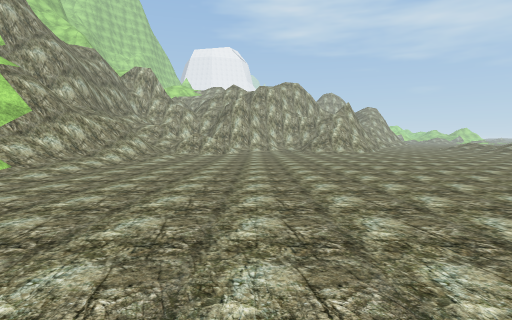
View 1 (above)

21 first-person views from a walk through a 3-D level made in the Unity game engine. The camera is 1.4 m above the floor, tilts 4° down and sees 80° across. The floor is counted in squares, 2 m on a side. Each view is taken from the middle of a square. On the plan, view 1 faces up. The plan holds only what a view shows up to about 10 squares ahead; the rest is blank. The place goes on beyond the plan. The player character is not drawn. Some surface patterns are stand-ins.

View 2
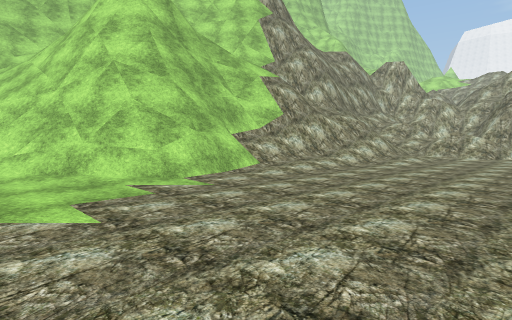

View 3
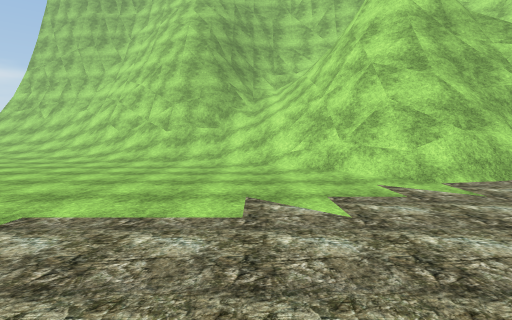

View 4
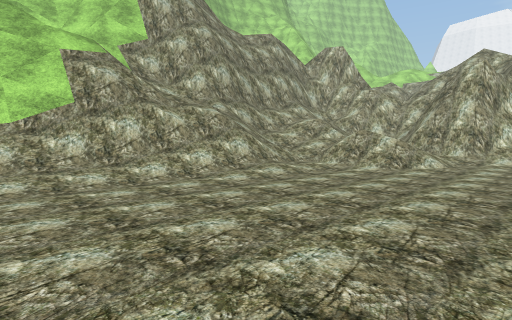

View 5
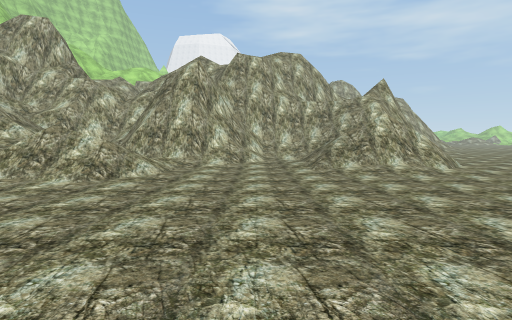

View 6
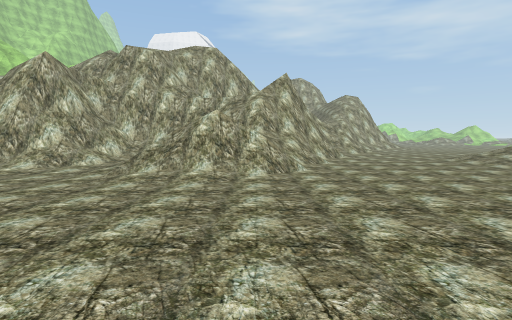

View 7
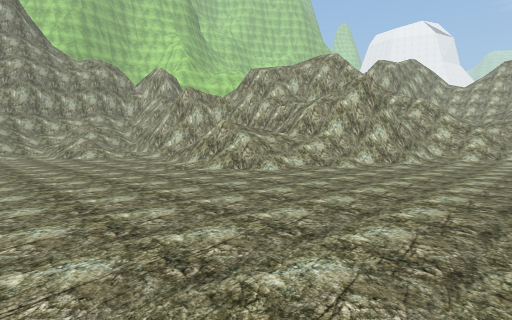

View 8
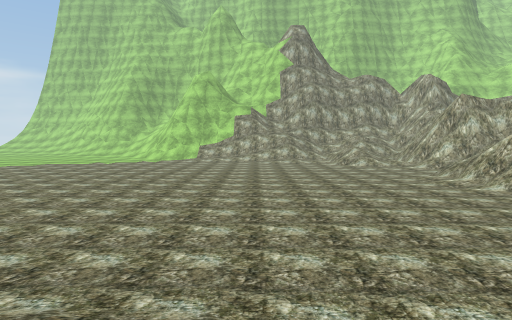

View 9
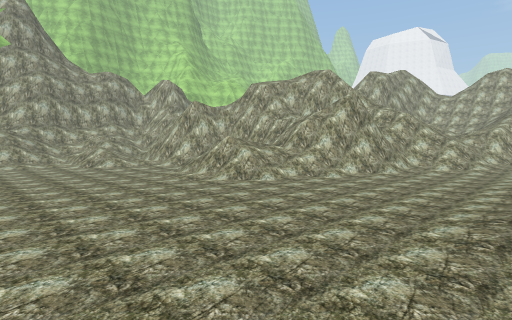

View 10
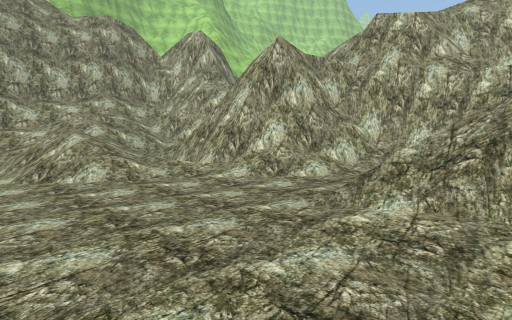

View 11
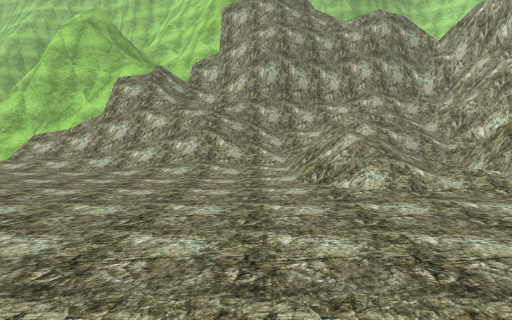

View 12
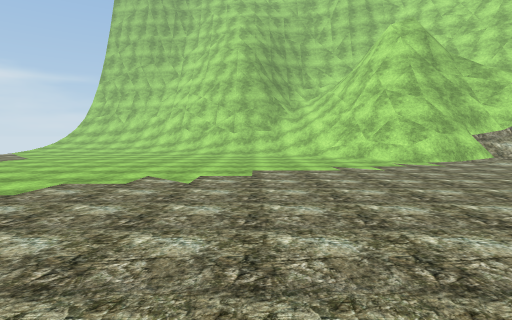

View 13
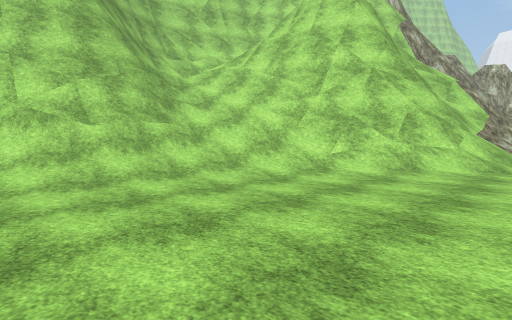

View 14
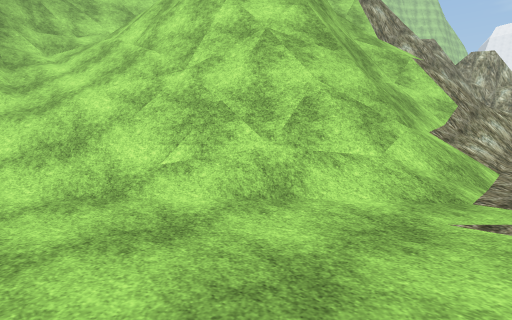

View 15
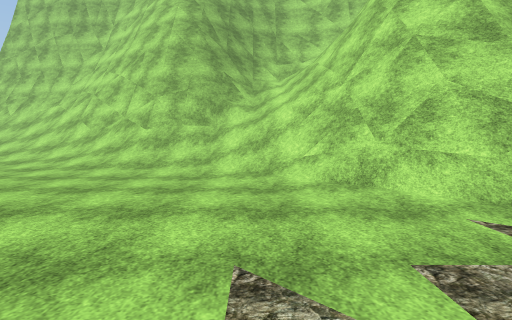

View 16
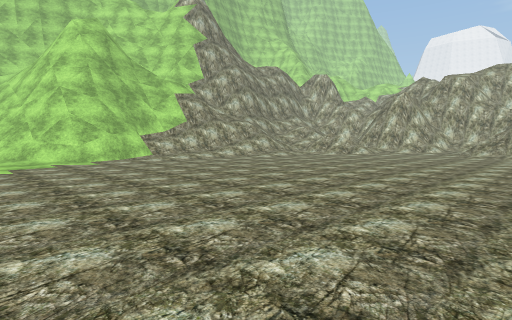

View 17
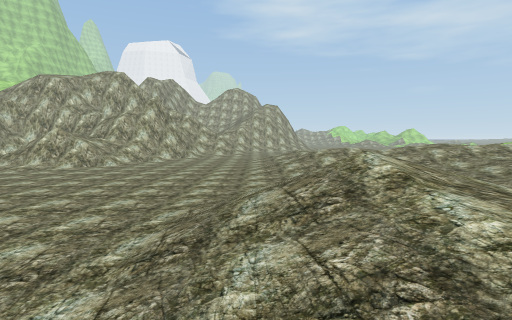

View 18
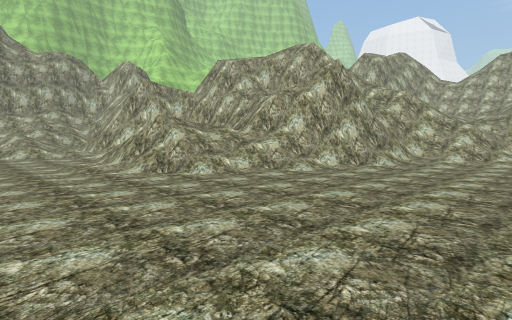

View 19
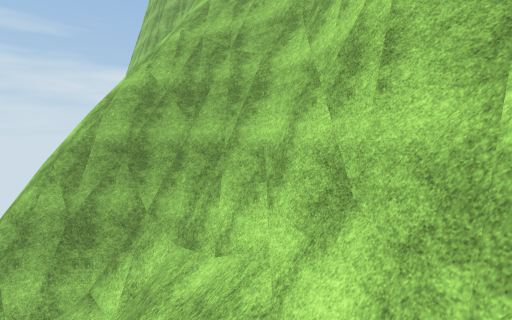

View 20
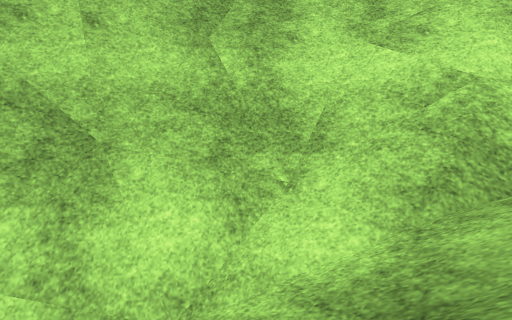

View 21
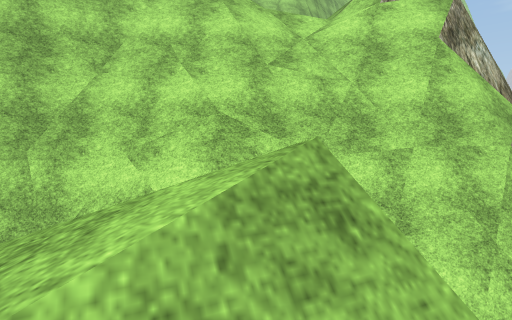

### Floor plan
Key: @ floor where view 1 was taken; # wall or solid block; . main floor; : floor 0.25 m higher than the main floor; + floor 0.5 m higher than the main floor; * floor 1.25 m higher than the main floor; % floor 2.5 m higher than the main floor; / step, stairs or slope; = window, fence, low wall or low ledge; v drop or lower ground.
Columns run from 15 left of view 1 to 12 right of it. Each row starts with its distance up from view 1.
 21                 /#    ##...
 20                ###  ###/...
 19         ##     ####=###/...+
 18         ##=#=# ##//=##/....+
 17         #/=#/###/: ///.....+
 16         #////##//:////.....
 15         #/%////..:/#=......
 14         #//////....:......./
 13         #=/////............:
 12        ##///:...............
 11       ##////:...............
 10      ##/////..............:
  9    ###////#/..............//
  8   ###  //##/.............://
  7  ##/#  =#=/:.............://
  6  #//=v ##//..............:/*
  5 ##// //v##/.............  +
  4 #/ /  v###/...........
  3 #///#####/...........
  2 #/////=#/............
  1 ##=/////.............
  0 ####///:.......@...
 -1   ###//.............
 -2    ##//............
 -3    #//+...........
 -4    #//...........

Positions as (right, up) in squares from view 1, and headings:
1: (0, 0), facing up
2: (0, 1), facing up-left
3: (0, 1), facing left
4: (1, 6), facing up-left
5: (1, 8), facing up
6: (5, 9), facing up
7: (11, 10), facing up-left
8: (12, 9), facing left
9: (12, 9), facing up-left
10: (4, 12), facing up-left
11: (3, 12), facing left
12: (4, -1), facing left
13: (-4, -4), facing up-left
14: (-4, 0), facing up-left
15: (-2, 1), facing left
16: (5, 1), facing up-left
17: (11, 5), facing up
18: (11, 12), facing up-left
19: (-12, 6), facing down-left
20: (-12, 4), facing up-left
21: (-9, 5), facing up-left
